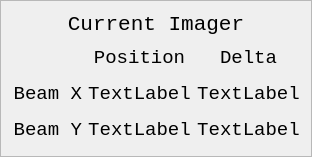
              <widget class="QFrame" name="centroid_frame">
               <property name="minimumSize">
                <size>
                 <width>0</width>
                 <height>0</height>
                </size>
               </property>
               <property name="maximumSize">
                <size>
                 <width>16777215</width>
                 <height>180</height>
                </size>
               </property>
               <property name="autoFillBackground">
                <bool>false</bool>
               </property>
               <property name="frameShape">
                <enum>QFrame::StyledPanel</enum>
               </property>
               <property name="frameShadow">
                <enum>QFrame::Raised</enum>
               </property>
               <layout class="QVBoxLayout" name="verticalLayout_4">
                <item>
                 <widget class="QLabel" name="readback_imager_title">
                  <property name="font">
                   <font>
                    <family>Monospace</family>
                    <pointsize>16</pointsize>
                   </font>
                  </property>
                  <property name="text">
                   <string>Current Imager</string>
                  </property>
                  <property name="alignment">
                   <set>Qt::AlignCenter</set>
                  </property>
                 </widget>
                </item>
                <item>
                 <layout class="QGridLayout" name="centroid_layout">
                  <item row="1" column="0">
                   <widget class="QLabel" name="beam_x_label">
                    <property name="minimumSize">
                     <size>
                      <width>0</width>
                      <height>30</height>
                     </size>
                    </property>
                    <property name="maximumSize">
                     <size>
                      <width>16777215</width>
                      <height>30</height>
                     </size>
                    </property>
                    <property name="font">
                     <font>
                      <family>Monospace</family>
                      <pointsize>14</pointsize>
                     </font>
                    </property>
                    <property name="text">
                     <string>Beam X</string>
                    </property>
                    <property name="alignment">
                     <set>Qt::AlignRight|Qt::AlignTrailing|Qt::AlignVCenter</set>
                    </property>
                   </widget>
                  </item>
                  <item row="2" column="0">
                   <widget class="QLabel" name="beam_y_label">
                    <property name="minimumSize">
                     <size>
                      <width>0</width>
                      <height>30</height>
                     </size>
                    </property>
                    <property name="maximumSize">
                     <size>
                      <width>16777215</width>
                      <height>30</height>
                     </size>
                    </property>
                    <property name="font">
                     <font>
                      <family>Monospace</family>
                      <pointsize>14</pointsize>
                     </font>
                    </property>
                    <property name="text">
                     <string>Beam Y</string>
                    </property>
                    <property name="alignment">
                     <set>Qt::AlignRight|Qt::AlignTrailing|Qt::AlignVCenter</set>
                    </property>
                   </widget>
                  </item>
                  <item row="2" column="2">
                   <widget class="QLabel" name="beam_y_delta">
                    <property name="minimumSize">
                     <size>
                      <width>0</width>
                      <height>30</height>
                     </size>
                    </property>
                    <property name="maximumSize">
                     <size>
                      <width>16777215</width>
                      <height>30</height>
                     </size>
                    </property>
                    <property name="font">
                     <font>
                      <family>Monospace</family>
                      <pointsize>14</pointsize>
                     </font>
                    </property>
                    <property name="text">
                     <string>TextLabel</string>
                    </property>
                    <property name="alignment">
                     <set>Qt::AlignCenter</set>
                    </property>
                   </widget>
                  </item>
                  <item row="1" column="2">
                   <widget class="QLabel" name="beam_x_delta">
                    <property name="minimumSize">
                     <size>
                      <width>0</width>
                      <height>30</height>
                     </size>
                    </property>
                    <property name="maximumSize">
                     <size>
                      <width>16777215</width>
                      <height>30</height>
                     </size>
                    </property>
                    <property name="font">
                     <font>
                      <family>Monospace</family>
                      <pointsize>14</pointsize>
                     </font>
                    </property>
                    <property name="text">
                     <string>TextLabel</string>
                    </property>
                    <property name="alignment">
                     <set>Qt::AlignCenter</set>
                    </property>
                   </widget>
                  </item>
                  <item row="0" column="1">
                   <widget class="QLabel" name="beam_position_label">
                    <property name="minimumSize">
                     <size>
                      <width>0</width>
                      <height>30</height>
                     </size>
                    </property>
                    <property name="maximumSize">
                     <size>
                      <width>16777215</width>
                      <height>30</height>
                     </size>
                    </property>
                    <property name="font">
                     <font>
                      <family>Monospace</family>
                      <pointsize>14</pointsize>
                     </font>
                    </property>
                    <property name="text">
                     <string>Position</string>
                    </property>
                    <property name="alignment">
                     <set>Qt::AlignCenter</set>
                    </property>
                   </widget>
                  </item>
                  <item row="0" column="2">
                   <widget class="QLabel" name="beam_delta_label">
                    <property name="minimumSize">
                     <size>
                      <width>0</width>
                      <height>30</height>
                     </size>
                    </property>
                    <property name="maximumSize">
                     <size>
                      <width>16777215</width>
                      <height>30</height>
                     </size>
                    </property>
                    <property name="font">
                     <font>
                      <family>Monospace</family>
                      <pointsize>14</pointsize>
                     </font>
                    </property>
                    <property name="text">
                     <string>Delta</string>
                    </property>
                    <property name="alignment">
                     <set>Qt::AlignCenter</set>
                    </property>
                   </widget>
                  </item>
                  <item row="1" column="1">
                   <widget class="QLabel" name="beam_x_value">
                    <property name="minimumSize">
                     <size>
                      <width>0</width>
                      <height>30</height>
                     </size>
                    </property>
                    <property name="maximumSize">
                     <size>
                      <width>16777215</width>
                      <height>30</height>
                     </size>
                    </property>
                    <property name="font">
                     <font>
                      <family>Monospace</family>
                      <pointsize>14</pointsize>
                     </font>
                    </property>
                    <property name="frameShape">
                     <enum>QFrame::NoFrame</enum>
                    </property>
                    <property name="frameShadow">
                     <enum>QFrame::Plain</enum>
                    </property>
                    <property name="midLineWidth">
                     <number>0</number>
                    </property>
                    <property name="text">
                     <string>TextLabel</string>
                    </property>
                    <property name="alignment">
                     <set>Qt::AlignCenter</set>
                    </property>
                   </widget>
                  </item>
                  <item row="2" column="1">
                   <widget class="QLabel" name="beam_y_value">
                    <property name="minimumSize">
                     <size>
                      <width>0</width>
                      <height>30</height>
                     </size>
                    </property>
                    <property name="maximumSize">
                     <size>
                      <width>16777215</width>
                      <height>30</height>
                     </size>
                    </property>
                    <property name="font">
                     <font>
                      <family>Monospace</family>
                      <pointsize>14</pointsize>
                     </font>
                    </property>
                    <property name="text">
                     <string>TextLabel</string>
                    </property>
                    <property name="alignment">
                     <set>Qt::AlignCenter</set>
                    </property>
                   </widget>
                  </item>
                 </layout>
                </item>
               </layout>
              </widget>
